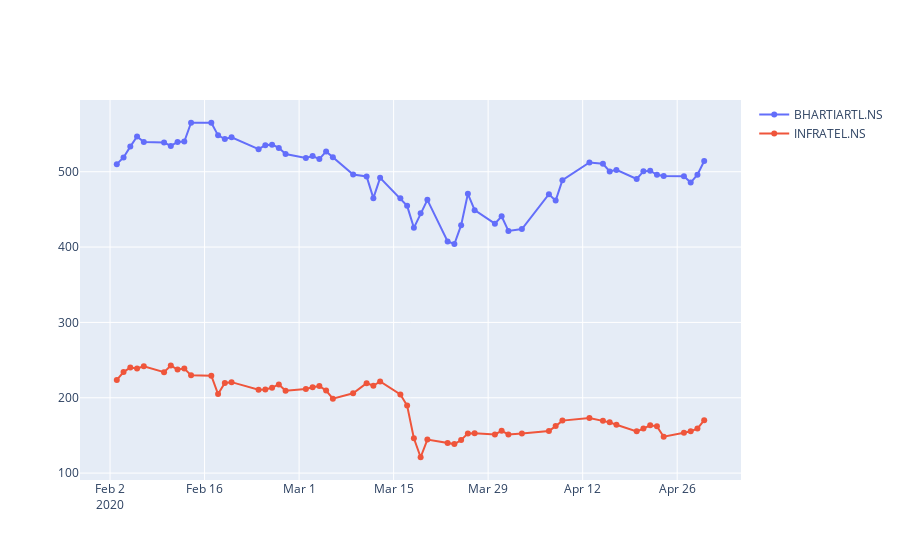

The notebook cell this image was saved under:
### Code cell
#plotting the impact of covid19 on stocks prices of companies in TELECOM industry
plot_s(stock['BHARTIARTL.NS'], stock['INFRATEL.NS'])
telecom = df_s(stock['BHARTIARTL.NS'], stock['INFRATEL.NS'])
telecom
